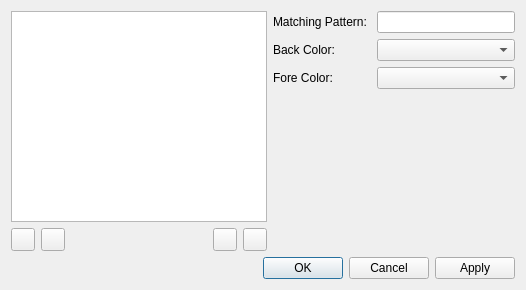
<?xml version="1.0" encoding="UTF-8"?>
<ui version="4.0">
 <class>FiltersDialog</class>
 <widget class="QDialog" name="FiltersDialog">
  <property name="geometry">
   <rect>
    <x>0</x>
    <y>0</y>
    <width>526</width>
    <height>290</height>
   </rect>
  </property>
  <property name="windowTitle">
   <string>Filters</string>
  </property>
  <layout class="QVBoxLayout" name="verticalLayout_3">
   <item>
    <layout class="QVBoxLayout" name="verticalLayout_2">
     <property name="sizeConstraint">
      <enum>QLayout::SetNoConstraint</enum>
     </property>
     <item>
      <layout class="QHBoxLayout" name="horizontalLayout">
       <item>
        <layout class="QVBoxLayout" name="verticalLayout_4">
         <item>
          <widget class="QListWidget" name="filterListWidget"/>
         </item>
         <item>
          <layout class="QHBoxLayout" name="buttonsLayout">
           <property name="spacing">
            <number>6</number>
           </property>
           <item>
            <widget class="QToolButton" name="addFilterButton">
             <property name="toolTip">
              <string>New Filter</string>
             </property>
             <property name="text">
              <string/>
             </property>
             <property name="icon">
              <iconset resource="glogg.qrc">
               <normaloff>:/images/plus.png</normaloff>:/images/plus.png</iconset>
             </property>
            </widget>
           </item>
           <item>
            <widget class="QToolButton" name="removeFilterButton">
             <property name="toolTip">
              <string>Delete Filter</string>
             </property>
             <property name="text">
              <string/>
             </property>
             <property name="icon">
              <iconset resource="glogg.qrc">
               <normaloff>:/images/minus.png</normaloff>:/images/minus.png</iconset>
             </property>
            </widget>
           </item>
           <item>
            <spacer name="horizontalSpacer">
             <property name="orientation">
              <enum>Qt::Horizontal</enum>
             </property>
             <property name="sizeHint" stdset="0">
              <size>
               <width>40</width>
               <height>20</height>
              </size>
             </property>
            </spacer>
           </item>
           <item>
            <widget class="QToolButton" name="upFilterButton">
             <property name="toolTip">
              <string>Move Filter Up</string>
             </property>
             <property name="text">
              <string/>
             </property>
             <property name="icon">
              <iconset resource="glogg.qrc">
               <normaloff>:/images/up.png</normaloff>:/images/up.png</iconset>
             </property>
            </widget>
           </item>
           <item>
            <widget class="QToolButton" name="downFilterButton">
             <property name="toolTip">
              <string>Move Filter Down</string>
             </property>
             <property name="text">
              <string/>
             </property>
             <property name="icon">
              <iconset resource="glogg.qrc">
               <normaloff>:/images/down.png</normaloff>:/images/down.png</iconset>
             </property>
            </widget>
           </item>
          </layout>
         </item>
        </layout>
       </item>
       <item>
        <layout class="QVBoxLayout" name="verticalLayout">
         <item>
          <layout class="QGridLayout" name="gridLayout" columnminimumwidth="0,0">
           <item row="3" column="0">
            <widget class="QLabel" name="label_2">
             <property name="text">
              <string>Fore Color: </string>
             </property>
            </widget>
           </item>
           <item row="2" column="0">
            <widget class="QLabel" name="label_3">
             <property name="text">
              <string>Back Color: </string>
             </property>
            </widget>
           </item>
           <item row="2" column="1">
            <widget class="QComboBox" name="backColorBox"/>
           </item>
           <item row="3" column="1">
            <widget class="QComboBox" name="foreColorBox"/>
           </item>
           <item row="1" column="0">
            <widget class="QLabel" name="label">
             <property name="text">
              <string>Matching Pattern: </string>
             </property>
            </widget>
           </item>
           <item row="1" column="1">
            <widget class="QLineEdit" name="patternEdit"/>
           </item>
           <item row="4" column="0">
            <spacer name="verticalSpacer">
             <property name="orientation">
              <enum>Qt::Vertical</enum>
             </property>
             <property name="sizeHint" stdset="0">
              <size>
               <width>20</width>
               <height>40</height>
              </size>
             </property>
            </spacer>
           </item>
          </layout>
         </item>
        </layout>
       </item>
      </layout>
     </item>
     <item>
      <widget class="QDialogButtonBox" name="buttonBox">
       <property name="orientation">
        <enum>Qt::Horizontal</enum>
       </property>
       <property name="standardButtons">
        <set>QDialogButtonBox::Apply|QDialogButtonBox::Cancel|QDialogButtonBox::Ok</set>
       </property>
      </widget>
     </item>
    </layout>
   </item>
  </layout>
 </widget>
 <resources/>
 <connections/>
</ui>
